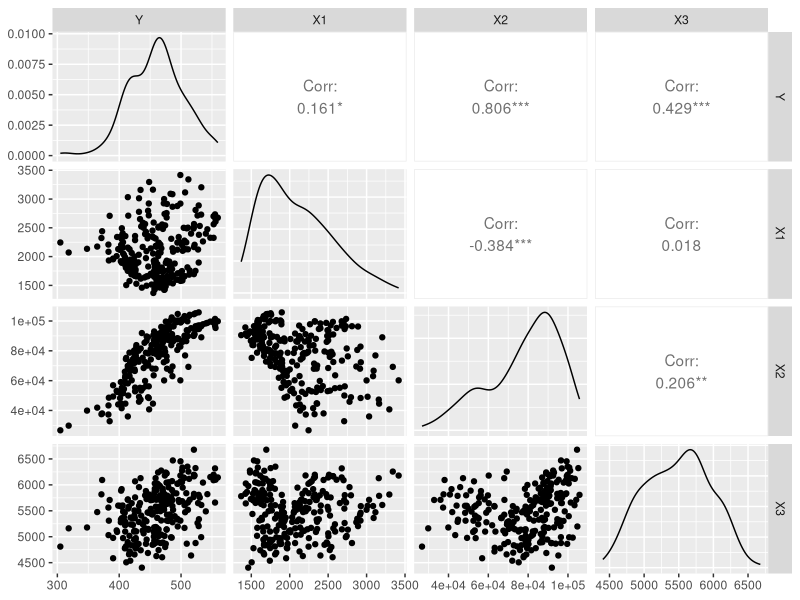
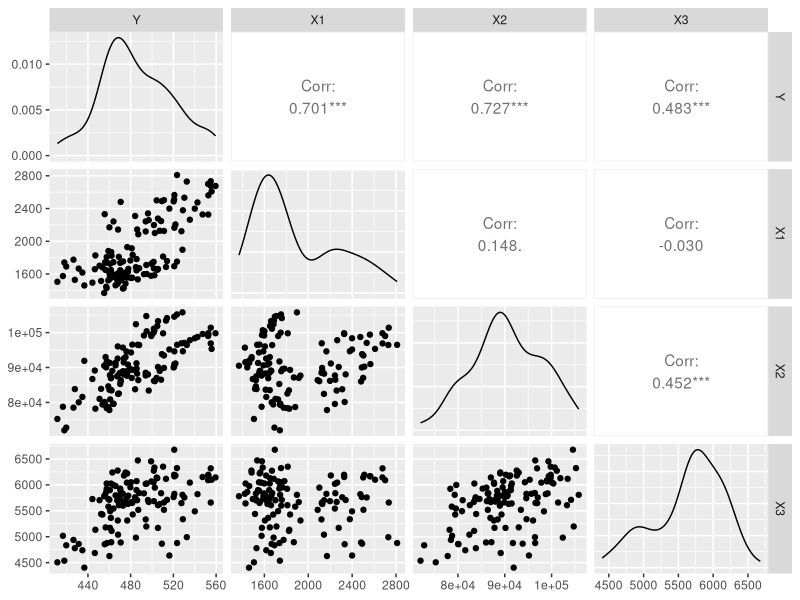
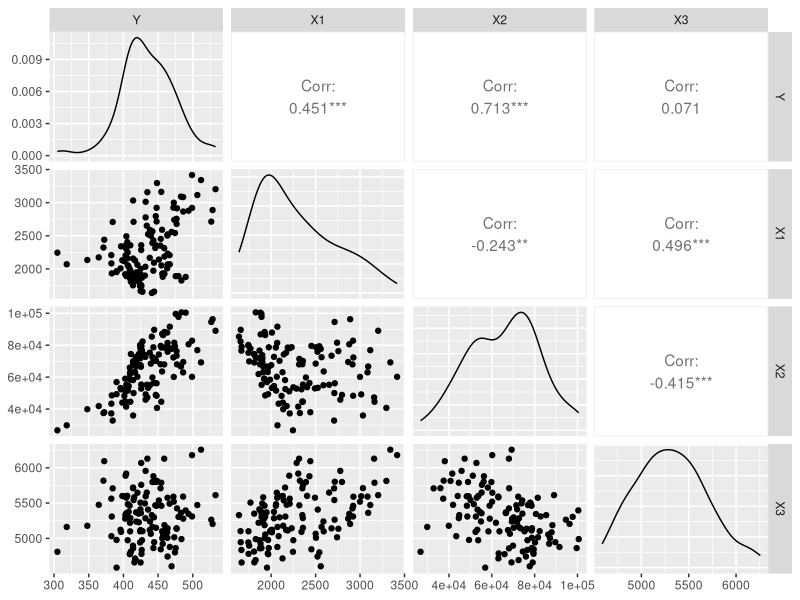

Recreate these plots in R, in order. (Note: a time limit stopped this script after it produced the figures.)
#TD4
library(car)
library(GGally)

data <- read.csv("Td4.csv")

data_1 <- data[which(data == "2000/01/01"):which(data == "2010/06/01"),]
data_2 <- data[which(data == "2010/07/01"):which(data == "2020/12/01"),]

n <- length(data$Y)
n_1 <- length(data_1$Y)
n_2 <- length(data_2$Y)


## Regressions 
model_0 <- lm(Y~X1+X2+X3, data = data)

model_1 <- lm(Y~X1+X2+X3, data = data_1)

model_2 <- lm(Y~X1+X2+X3, data = data_2)

model_list <- list(model_0,model_1,model_2)

for (i in 1:length(model_list)){
	print(summary(model_list[[i]]))
	#print(nobs(model_list[[i]]))
}
print(qf(0.95,df1=3,df2=n_1-4))


## Tests d'autocorrélation
cat("Test de Durbin Watson\n")
for (i in 2:length(model_list)){
	print(durbinWatsonTest(model_list[[i]]))
}

## Stabilité
# ANACOVA
cat("Test d'Anacova\n")
SCR_l <- list()
for (i in 1:length(model_list)){
	SCR <- sum(resid(model_list[[i]])^2)
	SCR_l[[i]] <- SCR
}
print(SCR_l)

SCR_a <- SCR_l[[2]] + SCR_l[[3]]
F_stat <- ((SCR_l[[1]] - SCR_a)/SCR_a) * (nobs(model_list[[1]]) - 2*4)/4
cat("SCR_a = ", SCR_a, "\n")
cat("F_stat = ", F_stat, "F_lu = ", qf(0.95,df1=4,df2=(nobs(model_list[[1]]) - 2*4)), "\n\n")

# Comparaison coef regression
#print(summary(model_0)$coef[,2])
cat("Test de comparaison des coefficients de regression\n")
for (i in 1:length(model_0$coef)){
	tc <- (model_1$coef[[i]] - model_2$coef[[i]])/sqrt((summary(model_1)$coef[i,2])^2 + (summary(model_2)$coef[i,2])^2)
	cat(paste0("tc",i,"="), tc, "\n")
}
cat("\n")

# Comparaison coef correlation
cat("Test de comparaison des coefficients de correlation\n")
z_l <- list()

for (i in 3:5){
    r_1 <- cor(data_1[,2],data_1[,i])
    r_2 <- cor(data_2[,2],data_2[,i])
    
    z_1 <- 0.5 * log((1 + r_1)/(1 - r_1))
    z_2 <- 0.5 * log((1 + r_2)/(1 - r_2))
    print(r_1)
    print(r_2) 
    print(z_1)
    print(z_2) 
    tc <- (z_1 - z_2)/sqrt((1/(n_1 - 3)) + (1/(n_2 - 3))) 
    cat(paste0("tc_",names(data[2]),names(data[i]),"="),tc, "\n")
    }
 
cat("\n")

## Colinearite
cor_matrice <- cor(data[3:5])

# Test sur les valeurs propres
cat("Matrice des coefficients de correlations (Rtilde)\n")
cor_matrice
cat("Valeurs propres de la matrice des r\n")
eigen(cor_matrice,symmetric = TRUE, only.values = TRUE)

# Test Haitovsky
cat("Test de Haitovsky\nDet(Rtilde) = ",det(cor_matrice),"\n")
k <- 4
H <- (1 + ((2*k+5))/6 - n) *log( 1- det(cor_matrice))
cat("H = ", H, paste0("CHI2(",k,") = ", qchisq(0.95,df=(k*(k-1))/2)),"\n\n")


# Test VIF
cat("Test de VIF\n")
vif(model_0)

X11()
ggpairs(data[2:5])
X11()
ggpairs(data_1[2:5])
X11()
ggpairs(data_2[2:5])
while (!is.null(dev.list())) Sys.sleep(1)
